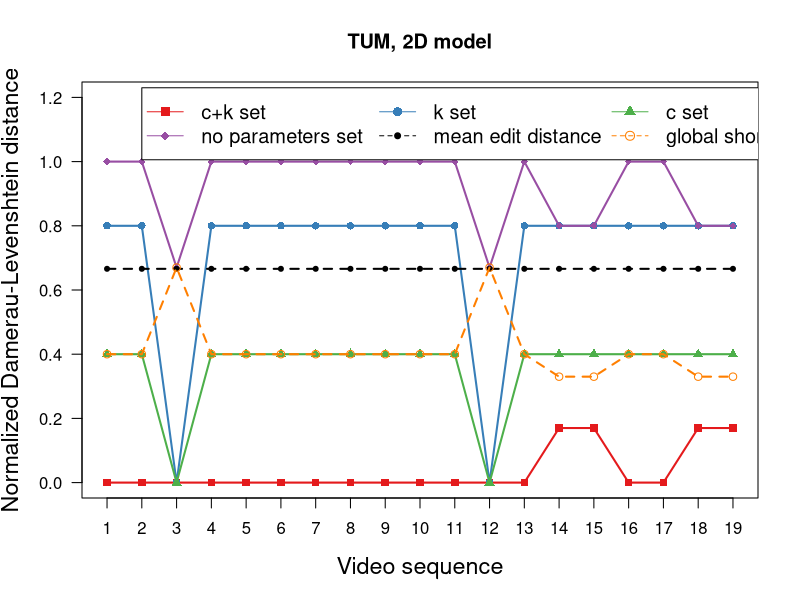

The R source for this figure:
library(RColorBrewer)

# Define data (x: videos, y: fit of model, edit distance with Damerau-Levenshtein)
xdata <- c(1,2,3,4,5,6,7,8,9,10,11,12,13,14,15,16,17,18,19)
model_ck <- c(0,0,0,0,0,0,0,0,0,0,0,0,0,0.17,0.17,0,0,0.17,0.17)
k_set <- c(0.8,0.8,0,0.8,0.8,0.8,0.8,0.8,0.8,0.8,0.8,0,0.8,0.8,0.8,0.8,0.8,0.8,0.8)
c_set <- c(0.4,0.4,0,0.4,0.4,0.4,0.4,0.4,0.4,0.4,0.4,0,0.4,0.4,0.4,0.4,0.4,0.4,0.4)
no_params <- c(1,1,0.67,1,1,1,1,1,1,1,1,0.67,1,0.8,0.8,1,1,0.8,0.8)
globally_optimal <- c(0.4,0.4,0.67,0.4,0.4,0.4,0.4,0.4,0.4,0.4,0.4,0.67,0.4,0.33,0.33,0.4,0.4,0.33,0.33)
avg <- c(0.666,0.666,0.666,0.666,0.666,0.666,0.666,0.666,0.666,0.666,0.666,0.666,0.666,0.666,0.666,0.666,0.666,0.666,0.666)

col = brewer.pal(n=6,name='Set1')

# Plot model, c+k set
plot(xdata, model_ck, type='o', col=col[1], pch=15, lty=1, ylim=c(0,1.2), lwd=2, 
     ylab='Normalized Damerau-Levenshtein distance', main="TUM, 2D model",
     xlab='Video sequence', las=1, xaxt='n', cex.lab=1.4)
axis(side=1, at=1:19, labels=xdata, cex.axis=1)

# Plot model without c
points(xdata, k_set, col=col[2], pch=16)
lines(xdata, k_set, col=col[2], lty=1, lwd=2)

# Plot model without k
points(xdata, c_set, col=col[3], pch=17)
lines(xdata, c_set, col=col[3], lty=1, lwd=2)

# Plot greedy without params
points(xdata, no_params, col=col[4], pch=18)
lines(xdata, no_params, col=col[4], lty=1, lwd=2)

# Plot avg/baseline
points(xdata, avg, col='black', pch=20)
lines(xdata, avg, col='black', lty=2, lwd=2)

# Plot globally optimal/shortest path
points(xdata, globally_optimal, col=col[5], pch=21)
lines(xdata, globally_optimal, col=col[5], lty=2, lwd=2)

# Plot legend in 3 columns
legend_order <- matrix(1:6, ncol=3, byrow=TRUE)

legend(2,1.23, c('c+k set','k set','c set','no parameters set','mean edit distance','global shortest path')[legend_order], 
       col=c(col[1],col[2],col[3],col[4],'black',col[5])[legend_order], 
       pch=c(15,16,17,18,20,21)[legend_order], lty=c(1,1,1,1,2,2)[legend_order], ncol=3, cex=1.2)
